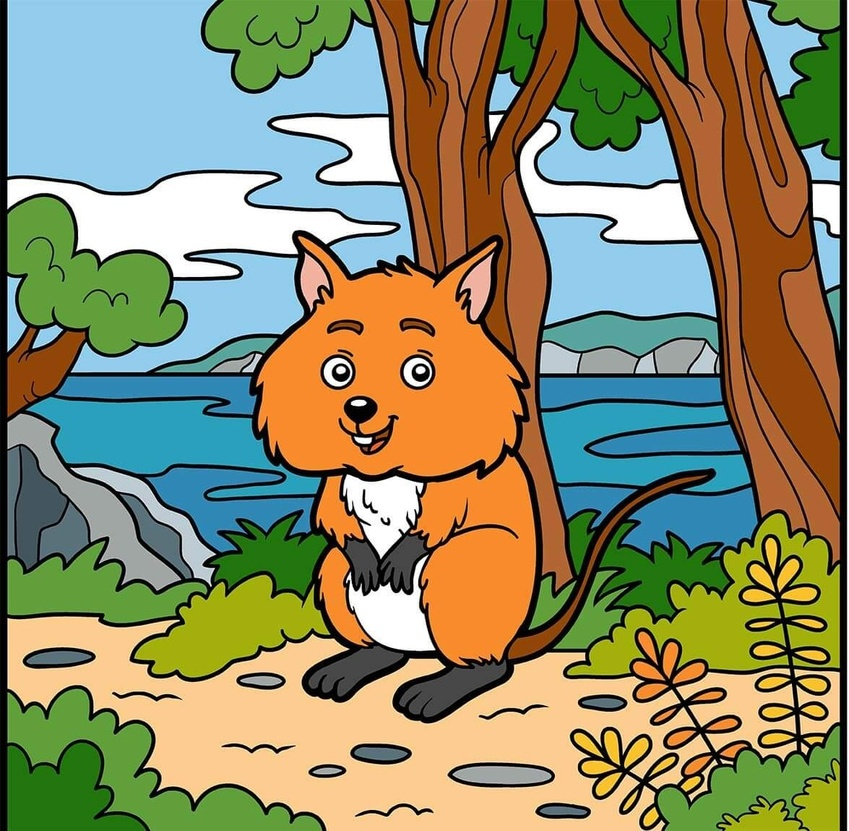
#> input picture input_1/image.jpg, 849 x 831 px, shrunk from 1175 x 1149 before the run
$ python image_comp.py
#> lines starting #> are read from the running program, lines starting #| are printed output that depends on the picture
from PIL import Image, ImageChops

i1 = Image.open("./input_1/image.jpg")
#> i1 is the input picture: PIL image 849x831 RGB; mean R, G, B 137.8, 137.1, 102.8
i2 = Image.open("./input_2/image.jpg")
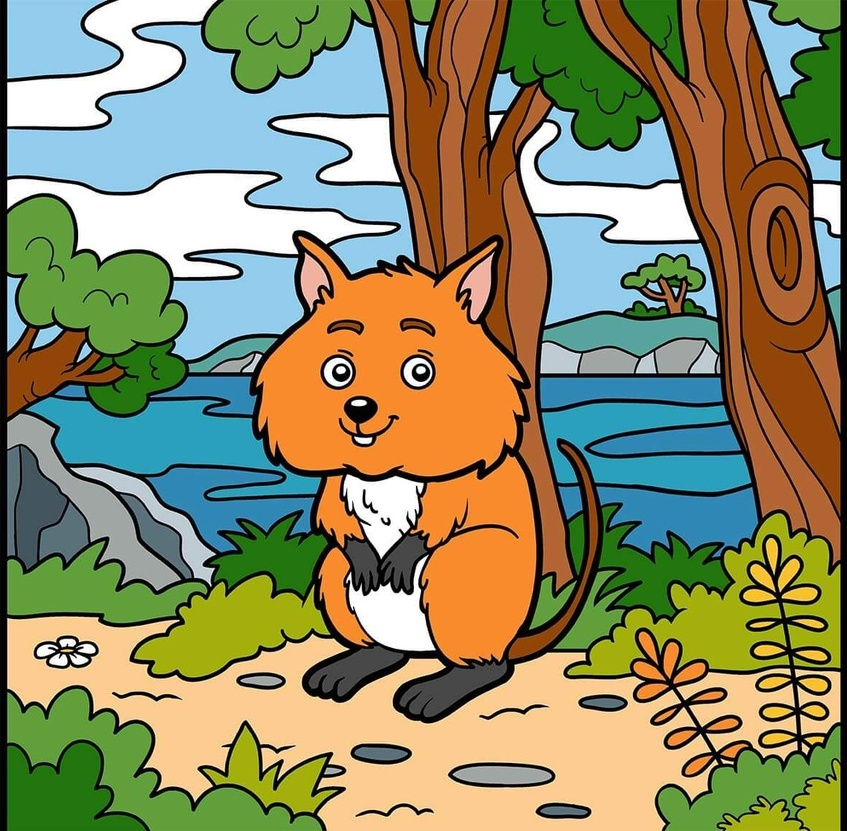
#> input picture input_2/image.jpg, 847 x 831 px, shrunk from 1171 x 1149 before the run
#> i2 is the input picture: PIL image 847x831 RGB; mean R, G, B 137.7, 136.7, 99.8

diff = ImageChops.difference(i1, i2)
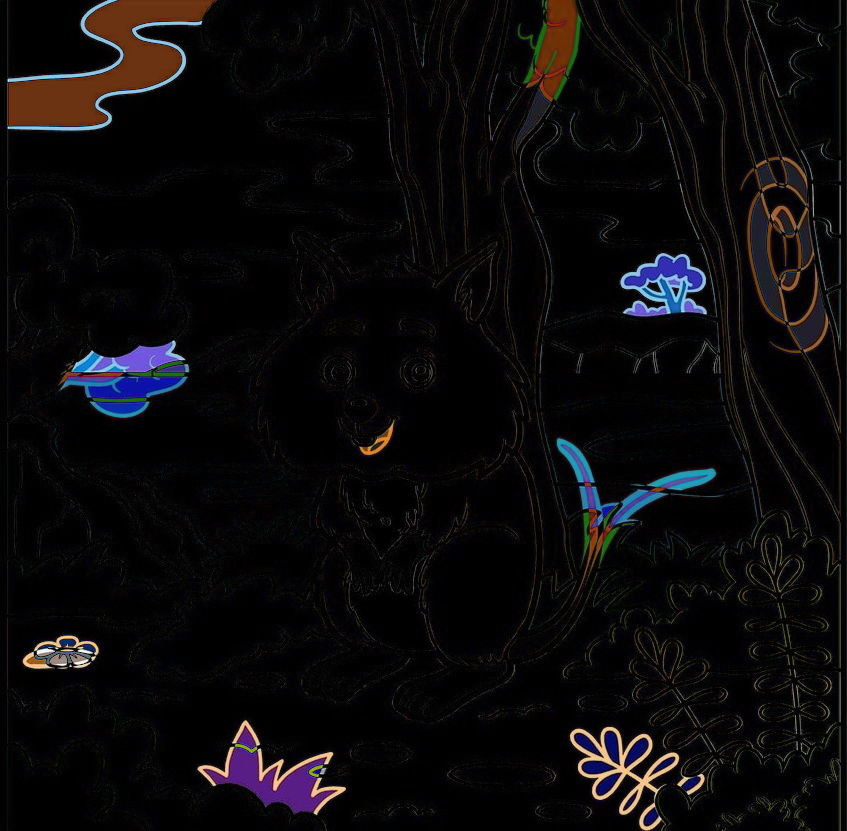
#> diff: PIL image 847x831 RGB; mean R, G, B 11.4, 10, 11

if diff.getbbox():
    diff.save("./output/difference.jpg")
